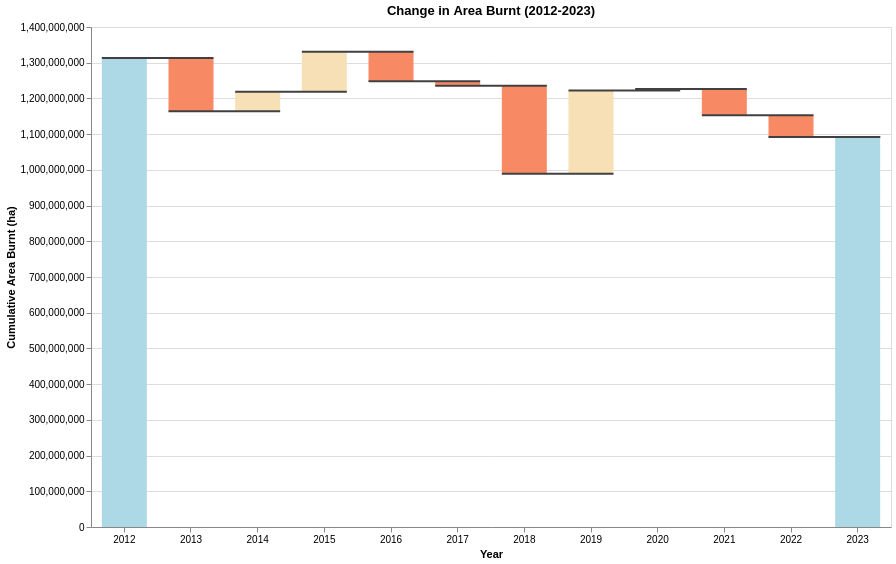

The Vega-Lite source for this figure:
### Vega-Lite specification from a JSON file in a GitHub repository (floating-point values rounded to 4 significant figures)
{"$schema": "https://vega.github.io/schema/vega-lite/v5.json", "title": "Change in Area Burnt (2012-2023)", "data": {"values": [{"Year": "2012", "Change": 1313012238}, {"Year": "2013", "Change": -149124953}, {"Year": "2014", "Change": 55013334}, {"Year": "2015", "Change": 111634307}, {"Year": "2016", "Change": -82104993}, {"Year": "2017", "Change": -13100298}, {"Year": "2018", "Change": -246243752}, {"Year": "2019", "Change": 233354461}, {"Year": "2020", "Change": 3801826}, {"Year": "2021", "Change": -73563141}, {"Year": "2022", "Change": -60524719}, {"Year": "2023", "Change": 0}]}, "width": 800, "height": 500, "transform": [{"window": [{"op": "sum", "field": "Change", "as": "Total"}]}, {"window": [{"op": "lead", "field": "Year", "as": "nextYear"}]}, {"calculate": "datum.nextYear === null ? datum.Year : datum.nextYear", "as": "nextYear"}, {"calculate": "datum.Year === '2023' ? 0 : datum.Total - datum.Change", "as": "previous_total"}, {"calculate": "datum.Year === '2023' ? datum.Total : datum.Change", "as": "change_value"}, {"calculate": "(datum.Total + datum.previous_total) / 2", "as": "center"}], "encoding": {"x": {"field": "Year", "type": "ordinal", "sort": null, "axis": {"labelAngle": 0, "title": "Year"}}}, "layer": [{"mark": {"type": "bar", "size": 45}, "encoding": {"y": {"field": "previous_total", "type": "quantitative", "title": "Cumulative Area Burnt (ha)"}, "y2": {"field": "Total"}, "color": {"condition": [{"test": "datum.Year === '2012' || datum.Year === '2023'", "value": "lightblue"}, {"test": "datum.Total < datum.previous_total", "value": "#f78a64"}], "value": "#f7e0b6"}, "tooltip": [{"field": "Year", "title": "Year"}, {"field": "change_value", "title": "Change in Area Burnt (ha)", "format": ",d"}, {"field": "Total", "title": "Cumulative Area Burnt (ha)", "format": ",d"}]}}, {"mark": {"type": "rule", "color": "#404040", "opacity": 1, "strokeWidth": 2, "xOffset": -22.5, "x2Offset": 22.5}, "encoding": {"x2": {"field": "nextYear"}, "y": {"field": "Total", "type": "quantitative"}}}]}
